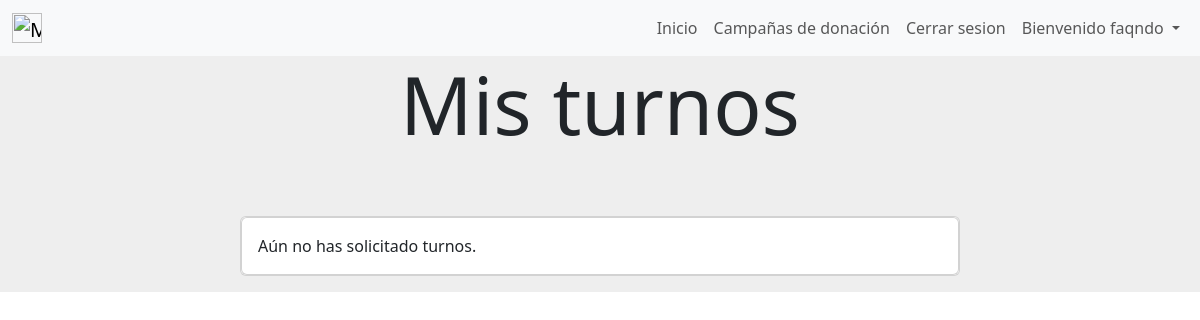
/mis_turnos (signed in), run on an earlier commit of the app's database.
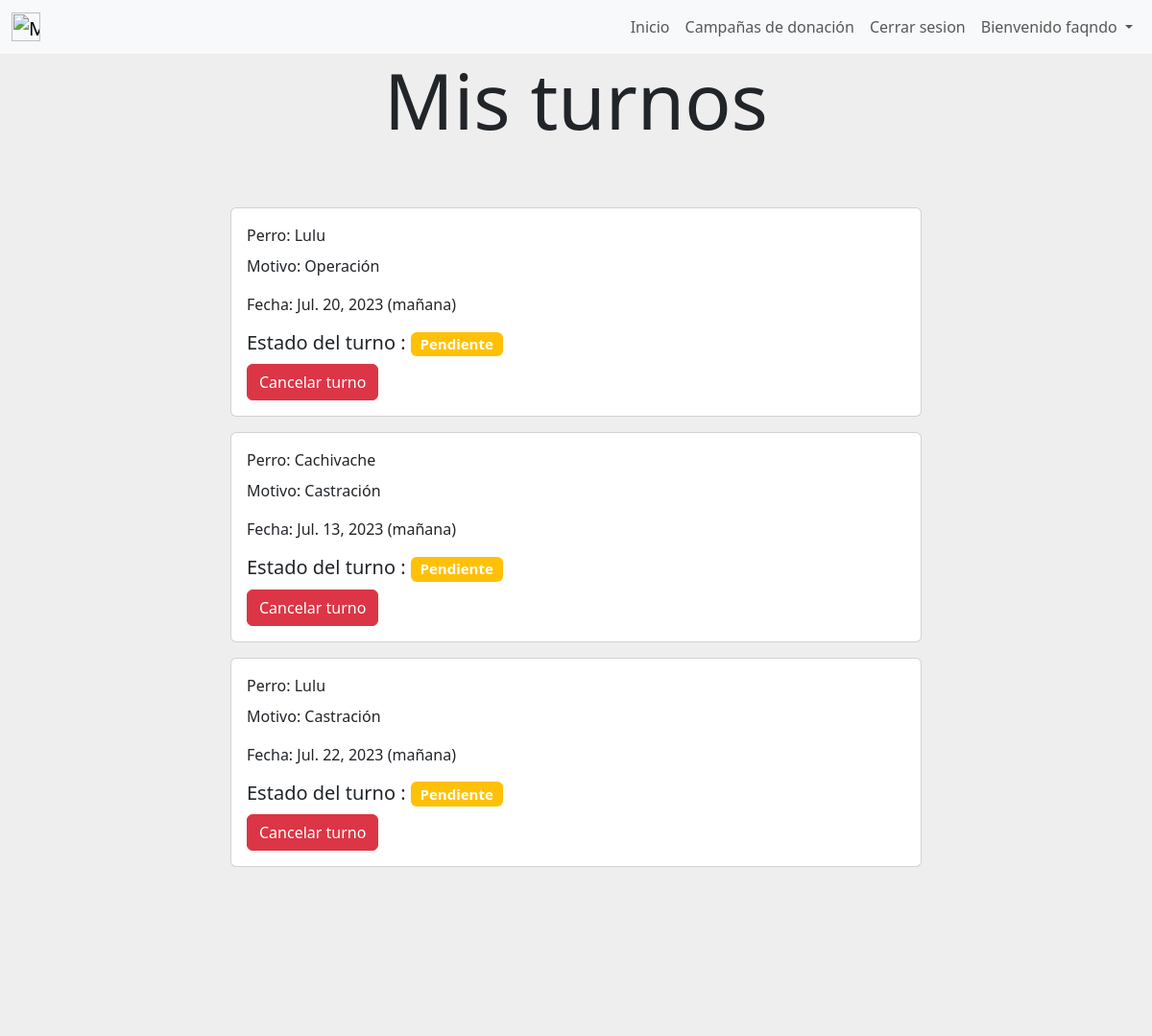
And on a later commit of the database.
### gestion_de_turnos/models.py (models this page shows, shortened)
class Turno(models.Model) :
    franja_horaria = models.CharField(max_length=50)
    motivo = models.ForeignKey(Servicio_veterinario, on_delete=models.CASCADE, default=None, null=True)
    fecha = models.DateField()
    estado = models.CharField(max_length=50, default="Pendiente", blank=True)
    created_by = models.ForeignKey(User, on_delete=models.CASCADE)
    perro = models.ForeignKey(Perro, on_delete=models.CASCADE, blank=True, default=None, null=True)
    class Meta:
        unique_together = (('franja_horaria','fecha','perro'))
        verbose_name='turno'
        verbose_name_plural='turnos'

### gestion_de_mascotas/models.py (models this page shows, shortened)
class Perro(models.Model):
    nombre = models.CharField(verbose_name="Nombre",max_length=30)
    size = models.CharField(verbose_name="Tamaño", max_length=50)
    owner = models.ForeignKey(User, on_delete=models.CASCADE)
    raza = models.ForeignKey(Raza, on_delete=models.CASCADE, default=None, null=True)
    sexo = models.CharField(max_length=30,null=True, default=None)
    nacimiento = models.DateField()
    class Meta:
        unique_together = (('nombre', 'owner'))
        verbose_name='perro'
        verbose_name_plural='perros'

### gestion_de_servicios_prestados/models.py (models this page shows)
class Servicio_veterinario(models.Model):
    servicio = models.CharField(max_length=30)
    class Meta:
        verbose_name='servicio_veterinario'
        verbose_name_plural='servicios_veterinarios'
    def __str__ (self):
        return self.servicio

### gestion_de_turnos/views.py (the view)
# urls.py: path('mis_turnos',views.mis_turnos, name= "mis_turnos"),
def mis_turnos(request):
    mis_turnos=Turno.objects.filter(Q(created_by = request.user)&(Q(estado = "Aprobado")|Q(estado = "Pendiente")))
    return render(request,"gestion_de_turnos/mis_turnos.html",{"turnos":mis_turnos})

### gestion_de_turnos/templates/gestion_de_turnos/mis_turnos.html (shortened to what this page needs)
{% extends "gestion_de_usuarios/base.html" %}
{% block content %}
{% if user.is_authenticated %}
<div style="background-color:#eee;height: 20%;text-align: center;">
    <h1 class="display-1">Mis turnos</h1>
</div>
        {% if turnos.count == 0 %}
            <div style="background-color: #eee;background-position: center;background-size: cover; align-items: center;justify-content: center;display: flex;">
                <div class="card mb-3 element-home-color" style="width: 60%;">
                    <div class="row g-0">
                        <div class="card">
                            <div class="card-body">
                                Aún no has solicitado turnos.
                            </div>
                        </div>
                    </div>
                </div>
            </div>
        {% else %}
        {% for turno in turnos %}
        <div style="background-color: #eee;background-position: center;background-size: cover; align-items: center;justify-content: center;display: flex;">
            <div class="card mb-3 element-home-color" style="width: 60%;">
                <div class="row g-0">
                <div class="col-md-8">
                    <div class="card-body">
                    {% if turno.perro is not None %}
                    <p class="card-title">Perro: {{turno.perro.nombre}}</p>
                    {% else %}
                    <p class="card-title">Perro: No especificado</p>
                    {% endif %}
                    <p class="card-text">Motivo: {{turno.motivo}}</p>
                    <p class="card-text">Fecha: {{turno.fecha}} ({{turno.franja_horaria}})</p>
                    {% if turno.estado != 'Aprobado' %}
                    <h5>Estado del turno : <span class="badge bg-warning">{{turno.estado}}</span></h5>
                    {% endif %}
                    <a href ="#" class="btn btn-danger" onclick="delete_turno({{turno.id}})" style="color:white;">Cancelar turno</a>
                    </div>
                </div>
                </div>
            </div>
        </div>
        {% endfor %}
<div style="background-color:#eee;height: 20%;">
</div>
{% endif %}
{% else %}
<img src="https://st.depositphotos.com/31068556/51146/v/600/depositphotos_511461970-stock-illustration-concept-design-of-an-empty.jpg" class="img-fluid rounded-start" alt="..." style="border-radius: 4px;">
{% endif %}
{% endblock %}

What changed in the data, as far as the page shows it:
added Turno: perro.nombre "Lulu", motivo "Operación", fecha "Jul. 20, 2023", franja_horaria "mañana", estado "Pendiente"
added Turno: perro.nombre "Cachivache", motivo "Castración", fecha "Jul. 13, 2023", franja_horaria "mañana", estado "Pendiente"
added Turno: perro.nombre "Lulu", motivo "Castración", fecha "Jul. 22, 2023", franja_horaria "mañana", estado "Pendiente"
Also different on the page:
text no longer shown: "Aún no has solicitado turnos."
